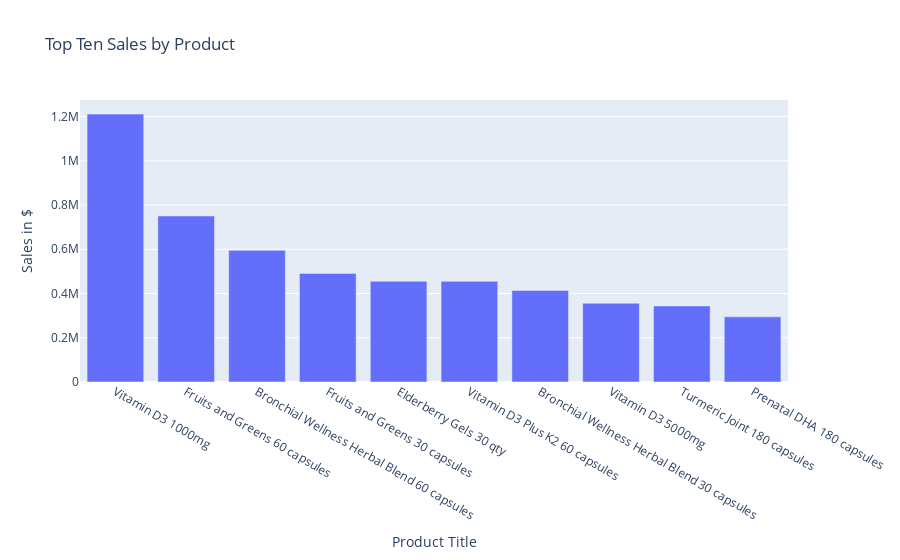

Here is the notebook cell this chart was saved with:
### Code cell
# Plotly bar chart - net sales for top ten products
top_sales_by_product_ten_fig = px.bar(top_sales_by_product_ten, x="product_title", y="net_sales", title="Top Ten Sales by Product",
        labels={"product_title" : 'Product Title', "net_sales" :'Sales in $'}, hover_data={"net_sales" : ':.2f'})

top_sales_by_product_ten_fig.show()

### Figure 1 — Plotly figure (JSON) as saved in the notebook; plotly's stock layout.template omitted (floating-point values rounded to 4 significant figures)
{"data": [{"alignmentgroup": "True", "hovertemplate": "Product Title=%{x}<br>Sales in $=%{y:.2f}<extra></extra>", "legendgroup": "", "marker": {"color": "#636efa", "pattern": {"shape": ""}}, "name": "", "offsetgroup": "", "orientation": "v", "showlegend": false, "textposition": "auto", "type": "bar", "x": ["Vitamin D3 1000mg", "Fruits and Greens 60 capsules", "Bronchial Wellness Herbal Blend 60 capsules", "Fruits and Greens 30 capsules", "Elderberry Gels 30 qty", "Vitamin D3 Plus K2 60 capsules", "Bronchial Wellness Herbal Blend 30 capsules", "Vitamin D3 5000mg", "Turmeric Joint 180 capsules", "Prenatal DHA 180 capsules"], "xaxis": "x", "y": [1211000.0, 750600.0, 595100.0, 490600.0, 455700.0, 455000.0, 414100.0, 355900.0, 343800.0, 294600.0], "yaxis": "y"}], "layout": {"barmode": "relative", "legend": {"tracegroupgap": 0}, "title": {"text": "Top Ten Sales by Product"}, "xaxis": {"anchor": "y", "domain": [0, 1], "title": {"text": "Product Title"}}, "yaxis": {"anchor": "x", "domain": [0, 1], "title": {"text": "Sales in $"}}}}
